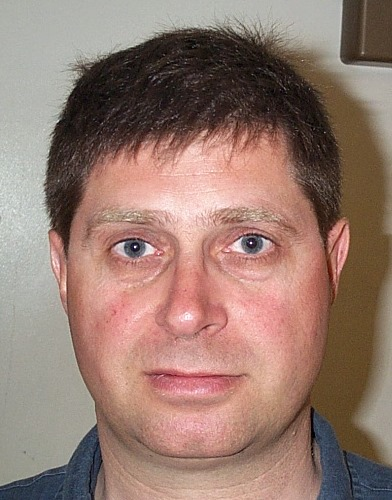
%> input picture code/DB1/db1_01.jpg, 392 x 500 px
$ octave --eval "result = face_detection(imread('DB1/db1_01.jpg'));"   (GNU Octave 9; MATLAB toolbox functions it lacks are replaced by stand-ins)
%> lines starting %> are read from the running program, lines starting %| are printed output that depends on the picture; in (x1, y1, x2, y2) boxes, pixels count from 0 and x2, y2 are one past the last pixel; in counts of white or black regions, pixels touching at a corner belong together; the program's own positions count from 1
### code/applyLightCompensation.m
% [19 lines of commented-out code are left out]


function img_corrected = applyLightCompensation(img)
    img = im2double(img);

    % standard "middle gray"
    desired_brightness = 0.5;

    avgR = mean(mean(img(:,:,1)));
%> avgR = 0.588
    avgG = mean(mean(img(:,:,2)));
%> avgG = 0.481
    avgB = mean(mean(img(:,:,3)));
%> avgB = 0.439

    aR = desired_brightness / avgR;
%> aR = 0.85
    aG = desired_brightness / avgG;
%> aG = 1.04
    aB = desired_brightness / avgB;
%> aB = 1.14

    img_corrected1 = img;

    img_corrected1(:,:,1) = img(:,:,1) * aR;
    img_corrected1(:,:,2) = img(:,:,2) * aG;
    img_corrected1(:,:,3) = img(:,:,3) * aB;
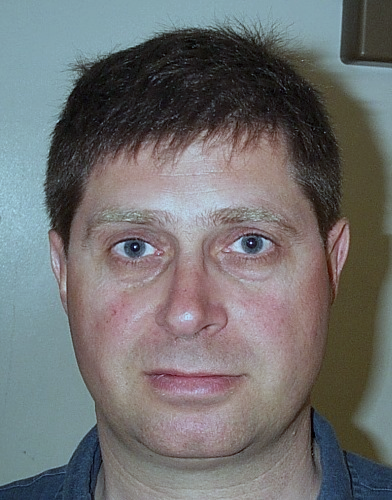
%> img_corrected1: size 500x392x3 double; mean R, G, B 0.5, 0.5, 0.5; drawn with min black and max white

    img_corrected1(img_corrected1 > 1) = 1;
%> img_corrected1: size 500x392x3 double; 0.09% of pixels changed, all inside (x1, y1, x2, y2) = (0, 194, 265, 392)

    img_corrected = normalizeExposure(img_corrected1);
end

### code/normalizeExposure.m
function img_norm = normalizeExposure(img)
    %img = im2double(img);
    current_mean = mean(img(:));
%> current_mean = 0.5
    target_mean = 0.5;

    if current_mean < 0.001
        scaling_factor = 1;
    else
        scaling_factor = target_mean / current_mean;
%> scaling_factor = 1
    end

    img_norm = img * scaling_factor;
    img_norm(img_norm > 1) = 1;
%> img_norm: size 500x392x3 double; mean R, G, B 0.5, 0.5, 0.5; mean of the top-left, top-right, bottom-left and bottom-right quarters 0.515, 0.413, 0.579, 0.493
end

### code/detectSkin.m
function skin_mask = detectSkin(I_ycbcr)

    %img = imgaussfilt(img, 1);

    Cb = double(I_ycbcr(:,:,2));
    Cr = double(I_ycbcr(:,:,3));
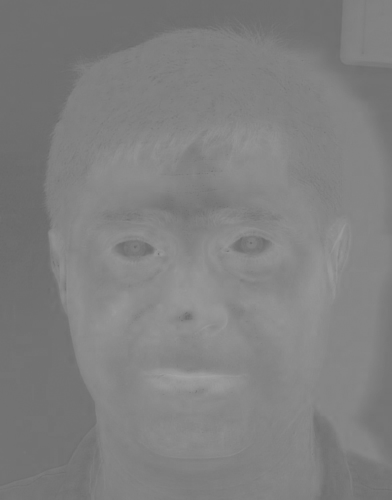
%> Cr: size 500x392 double; min 105, max 163, mean 128
    Y = double(I_ycbcr(:,:,1));

    mask_Cb = (Cb >= 60) & (Cb <= 135);
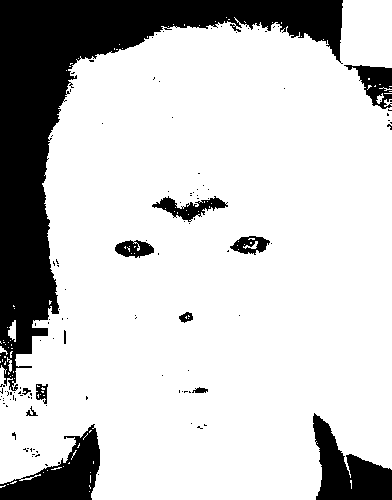
%> mask_Cb: size 500x392 logical; 79.5% white; 117 black regions (104 under 20 px), largest, box (x1, y1, x2, y2) and area: (0, 0, 343, 391) 29698, (0, 424, 100, 500) 3564, (313, 413, 392, 500) 3546
    mask_Cr = (Cr >= 125) & (Cr <= 175);
%> mask_Cr: size 500x392 logical; 69.4% white; 234 black regions (224 under 20 px), largest, box (x1, y1, x2, y2) and area: (0, 0, 392, 500) 50630, (313, 281, 392, 500) 6544, (149, 188, 230, 227) 1259
    %skin_mask = mask_Cb & mask_Cr;

    imgHSV = rgb2hsv(ycbcr2rgb(I_ycbcr));
%> imgHSV: size 500x392x3 double; mean H, S, V 0.392, 0.202, 0.55
    H = imgHSV(:,:,1);
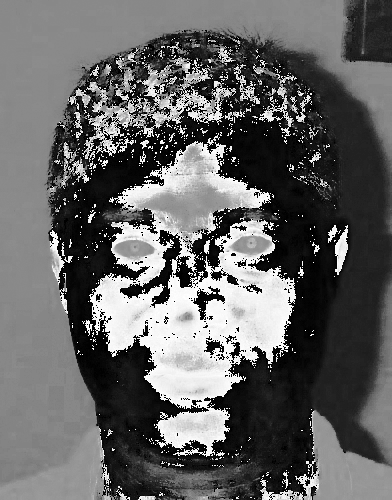
%> H: size 500x392 double; min 0, max 0.997, mean 0.392
    S = imgHSV(:,:,2);
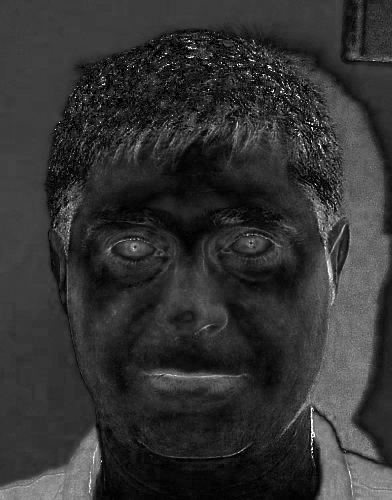
%> S: size 500x392 double; min 0, max 1, mean 0.202

    %maskHSV = (H <= 0.15 | H >= 0.8) & (S >= 0.05 & S <= 0.95);
    %skin_mask = skin_mask & maskHSV;

    base_skin = (H <= 0.15 | H >= 0.8) & (S >= 0.05 & S <= 0.95);
%> base_skin: size 500x392 logical; 55.1% white; 976 black regions (918 under 20 px), largest, box (x1, y1, x2, y2) and area: (0, 0, 392, 500) 65620, (271, 251, 392, 500) 8995, (101, 142, 265, 256) 5807

    is_bright = Y > 0.8;
%> is_bright: size 500x392 logical; every value is 1
    pale_skin = is_bright & (H <= 0.15 | H >= 0.8) & (S >= 0.0);
%> pale_skin: size 500x392 logical; 59.1% white; 903 black regions (848 under 20 px), largest, box (x1, y1, x2, y2) and area: (0, 0, 392, 500) 57348, (312, 251, 392, 500) 8321, (102, 144, 241, 245) 3795

    maskHSV_combined = base_skin | pale_skin;

    % Final Mask
    skin_mask = mask_Cb & mask_Cr & maskHSV_combined;

% [79 lines of commented-out code are left out]
end

### code/normalizeChannel.m
function [norm_channel] = normalizeChannel(channel, mask)

    masked_vals = channel(mask);
    if isempty(masked_vals)
        norm_channel = zeros(size(channel));
        return;
    end

    minVal = min(masked_vals);
    maxVal = max(masked_vals);

    norm_channel = (channel - minVal) ./ (maxVal - minVal + eps);
    norm_channel = norm_channel * 255.0;

    norm_channel(norm_channel > 255) = 255;
    norm_channel(norm_channel < 0) = 0;
end

### code/createEyeMap.m
function eyeMap = createEyeMap(I_ycbcr, face_mask)

    Y = double(I_ycbcr(:,:,1));
    Cb = double(I_ycbcr(:,:,2));
    Cr = double(I_ycbcr(:,:,3));

    Cb_norm = normalizeChannel(Cb, face_mask);
    Cr_norm = normalizeChannel(Cr, face_mask);

    Cb_sq = (Cb_norm / 255).^2;
    Cr_tilde = (255 - Cr_norm);
    Cr_tilde_sq = (Cr_tilde / 255).^2;

    Cb_div_Cr = (Cb_norm + 1) ./ (Cr_norm + 1);

    EyeMapC = (Cb_sq + Cr_tilde_sq + Cb_div_Cr);

    EyeMapC = histeq(mat2gray(EyeMapC));

    se = strel('disk', 2);

    Y_dilated = imdilate(Y, se);
    Y_eroded = imerode(Y, se);

    EyeMapL = Y_dilated ./ (Y_eroded + 1);


    eyeMap = EyeMapL .* EyeMapC;

    eyeMap_dilated = imdilate(eyeMap, strel('disk', 7));
    eyeMap_final = eyeMap_dilated .* face_mask;

    %eyeMap = eyeMap_final;
    eyeMap = mat2gray(eyeMap_final);
    %eyeMap = eyeMap > 0.4;
end

### code/createMouthMap.m
function mouthMap = createMouthMap(I_ycbcr, face_mask)

    Cb = double(I_ycbcr(:,:,2));
    Cr = double(I_ycbcr(:,:,3));

    Cr_sq = Cr.^2;
    Cr_div_Cb = Cr ./ (Cb + eps);

    Cr_sq_norm = normalizeChannel(Cr_sq, face_mask);
    Cr_div_Cb_norm = normalizeChannel(Cr_div_Cb, face_mask);

    Cr_sq_masked = Cr_sq_norm(face_mask);
    Cr_div_Cb_masked = Cr_div_Cb_norm(face_mask);

    if isempty(Cr_sq_masked)
        mouthMap = zeros(size(Cr));
        return;
    end

    mean_Cr_sq = mean(Cr_sq_masked);
    mean_Cr_div_Cb = mean(Cr_div_Cb_masked);
    eta = 0.95 * (mean_Cr_sq / (mean_Cr_div_Cb + eps));

    map_component = Cr_sq_norm - eta .* Cr_div_Cb_norm;
    mouthMap = Cr_sq_norm .* (map_component.^2);

    mouthMap_dilated = imdilate(mouthMap, strel('disk', 5));
    mouthMap_final = mouthMap_dilated .* face_mask;

    % [4 lines of commented-out code are left out]
    mouthMap = mat2gray(mouthMap_final);
    mouthMap = mouthMap > 0.4;
    %subplot(1,2,2)
    %imshow(mouthMap)
end

### code/verifyFaceCandidate.m
function [best_score, best_ellipse, best_e1, best_e2] = verifyFaceCandidate(eyeMap, mouthMap, Y, face_mask)
    MAX_EYE_ANGLE_DEG = 10; % 5% på db2 -> kanske sätta gränsen på 10% ??????
    MIN_MOUTH_BELOW_EYES = 0.1;
    MAX_MOUTH_X_OFFSET = 0.4;
    RATIO_EYE_MOUTH_MIN = 0.8;
    RATIO_EYE_MOUTH_MAX = 1.8;

    best_score = 0;
    best_ellipse = [];

    best_e1 = [];
    best_e2 = [];

    eye_thresh = quantile(eyeMap(face_mask), 0.90);
    mouth_thresh = quantile(mouthMap(face_mask), 0.90);

    eye_blobs_mask = (eyeMap > eye_thresh) & face_mask;
    %figure(25)
    %imshow(eye_blobs_mask)
    mouth_blobs_mask = (mouthMap > mouth_thresh) & face_mask;
    %imshow(mouth_blobs_mask)

    eye_stats = regionprops(bwconncomp(eye_blobs_mask), eyeMap, 'Centroid', 'MeanIntensity');
    mouth_stats = regionprops(bwconncomp(mouth_blobs_mask), mouthMap, 'Centroid', 'MeanIntensity');

    num_eyes = length(eye_stats);
    num_mouths = length(mouth_stats);

    if num_eyes < 2 || num_mouths < 1
        return;
    end

    boundaryMap = edge(Y, 'sobel');
    boundaryMap = boundaryMap & face_mask;

    for i = 1:num_eyes
        for j = i+1:num_eyes
            for k = 1:num_mouths

                e1 = eye_stats(i).Centroid;
                e2 = eye_stats(j).Centroid;
                m = mouth_stats(k).Centroid;

                eye_mid = (e1 + e2) / 2;
                eye_dist = norm(e1 - e2);
                eye_angle_rad = atan2(e2(2) - e1(2), e2(1) - e1(1));
                eye_angle_deg = rad2deg(eye_angle_rad);

                if abs(eye_angle_deg) > MAX_EYE_ANGLE_DEG
                    continue;
                end

                mouth_y_offset = m(2) - eye_mid(2);
                if mouth_y_offset < (MIN_MOUTH_BELOW_EYES * eye_dist)
                    continue;
                end

                mouth_x_offset = abs(m(1) - eye_mid(1));
                if mouth_x_offset > (MAX_MOUTH_X_OFFSET * eye_dist)
                    continue;
                end

                eye_mouth_dist = norm(eye_mid - m);
                ratio = eye_mouth_dist / eye_dist;
                if ratio < RATIO_EYE_MOUTH_MIN || ratio > RATIO_EYE_MOUTH_MAX
                    continue;
                end

                score_map = (eye_stats(i).MeanIntensity + eye_stats(j).MeanIntensity + mouth_stats(k).MeanIntensity) / 3;

                score_orientation = (1 - (abs(eye_angle_deg) / 90)) * 0.7;

                center_x = eye_mid(1);
                center_y = eye_mid(2) + 0.4 * eye_mouth_dist;
                major_axis = 2.0 * eye_mouth_dist;
                minor_axis = 1.6 * eye_dist;
                theta = eye_angle_rad;

                current_ellipse = [center_x, center_y, minor_axis, major_axis, theta];

                [X_coords, Y_coords] = getEllipsePixels(current_ellipse, size(Y));

                valid_idx = Y_coords >= 1 & Y_coords <= size(Y, 1) & ...
                            X_coords >= 1 & X_coords <= size(Y, 2);
                if ~any(valid_idx), continue; end

                lin_idx = sub2ind(size(Y), Y_coords(valid_idx), X_coords(valid_idx));

                score_boundary = sum(boundaryMap(lin_idx)) / length(lin_idx);

                total_score = (0.4 * score_map) + (0.4 * score_boundary) + (0.2 * score_orientation);

                if total_score > best_score
                    best_score = total_score;
                    best_ellipse = current_ellipse;
                    best_e1 = e1;
                    best_e2 = e2;
                end
            end
        end
    end
end


%% --- HELPER FUNCTION 1: Get Ellipse Pixels ---
% [23 lines left out: function getEllipsePixels, not called in this run]

%% --- HELPER FUNCTION 2: Draw Ellipse ---
% [18 lines left out: function drawEllipse, not called in this run]

### code/face_detection.m

function croppedim = face_detection(I_orig)
%I_orig = imread('DB1\db1_01.jpg');
%I_orig = imrotate(I_orig, 10);
%imwrite(I_orig, 'rot.jpg')

I = im2double(I_orig);


% [41 lines of commented-out code are left out]

I_comp = applyLightCompensation(I_orig);

I_comp = im2uint8(I_comp);

I10 = im2double(I_comp);

I_ycbcr = rgb2ycbcr(I10);
Y = I_ycbcr(:,:,1);

% [6 lines of commented-out code are left out]

I_comp_ycbcr = rgb2ycbcr(I_comp);


skin_mask_raw = detectSkin(I_comp_ycbcr);

%imshow(skin_mask_raw);


se_open = strel('disk', 3);
skin_mask = imopen(skin_mask_raw, se_open);
%> skin_mask: size 500x392 logical; 53.6% white; 172 black regions (147 under 20 px), largest, box (x1, y1, x2, y2) and area: (0, 0, 392, 500) 77322, (102, 144, 278, 247) 4931, (115, 439, 271, 500) 4289

se_close = strel('disk', 15);
skin_mask = imclose(skin_mask, se_close);
%> skin_mask: size 500x392 logical; 64.2% white; 4 black regions, box (x1, y1, x2, y2) and area: (0, 0, 392, 500) 65382, (154, 180, 221, 235) 2537, (147, 467, 241, 500) 2170, (384, 30, 392, 57) 166

skin_mask = imfill(skin_mask, 'holes');
%> skin_mask: size 500x392 logical; 65.5% white; 3 black regions, box (x1, y1, x2, y2) and area: (0, 0, 392, 500) 65382, (147, 467, 241, 500) 2170, (384, 30, 392, 57) 166

skin_mask_full = bwconvhull(skin_mask);
%> skin_mask_full: size 500x392 logical; 75.2% white; 2 black regions

%imshow(skin_mask_raw);


%
% newIm = I_comp;
%
%
% bink = mean(mean(mean(newIm)));
%
% %Få ut YCbCr & HSV
% imInYCbCr = rgb2ycbcr(newIm);
% imInHSV = rgb2hsv(newIm);
%
% newIm = imInYCbCr(:,:,1)./3 + imInYCbCr(:,:,2)./3 + imInYCbCr(:,:,3)./3;
%
% lpFilter= ones(5)/(5^2);
%
% newIm = imfilter(newIm,lpFilter,"symmetric");
%
%
% threshhold = bink + 5;
% % The thresholded image
% newIm = newIm < threshhold;
%
%
% %%%%%%%%%%%%%% Face Mask %%%%%%%%%%%%%%
% %Face Mask, Morphological operations
%
% innan = newIm;
%
% %imshow(innan);
%
% SE = strel('disk',10);
% newIm = imdilate(newIm,SE);
%
%
% % SE = strel('disk',3); newIm = imdilate(newIm,SE);
%
% newIm = imfill(newIm,'holes');
%
% newIm =  newIm - innan;
%
% %imshow(newIm);
%
% SE = strel('disk',3);
% newIm = imclose(newIm,SE);
%
% SE = strel('disk',10);
% newIm = imopen(newIm,SE);
%
% newIm = imfill(newIm,'holes');
%
% skin_mask = newIm;


%imshow(skin_mask)


% figure;
% subplot(2, 1, 1);
% imshow(skin_mask_raw);
% title('skin mask raw');
%
% subplot(2, 1, 2);
% imshow(skin_mask);
% title('skin mask');


cc = bwconncomp(skin_mask);
%> cc = 2 connected components
%cc = [cc cc2];
stats = regionprops(cc, 'BoundingBox', 'Area');
%> stats = 2 regions; box (x1, y1, x2, y2) and Area: (49, 34, 391, 500) 126527, (347, 4, 392, 62) 1755

min_face_area = 500;
max_face_area = size(skin_mask, 1) * size(skin_mask, 2) * 1.75; % 0.75

valid_indices = [stats.Area] > min_face_area & [stats.Area] < max_face_area;
%> valid_indices = [true true]
face_candidates_stats = stats(valid_indices);
%> face_candidates_stats has the same summary as stats


face_candidate_boxes = cat(1, face_candidates_stats.BoundingBox);
%> face_candidate_boxes = [49.5 34.5 342 466; 347.5 4.5 45 58]

valid_pixel_lists = cc.PixelIdxList(valid_indices);
%> valid_pixel_lists = 2 items

detected_faces = [];
face_scores = [];
eye1 = [];
eye2 = [];

MIN_FACE_SCORE_THRESHOLD = 0.1; % ????????

for i = 1:length(face_candidates_stats)

    current_face_mask = false(size(skin_mask));
    current_face_mask(valid_pixel_lists{i}) = true;

    current_face_mask = bwconvhull(current_face_mask);

    %figure(i)
    %imshow(current_face_mask)

    eyeMap = createEyeMap(I_comp_ycbcr, current_face_mask);
    %eyeMap = EyeMap(im2double(I_comp_ycbcr));

    mouthMap = createMouthMap(I_comp_ycbcr, current_face_mask);


    %imshow(mouthMap)

    [score, ellipse, e1, e2] = verifyFaceCandidate(eyeMap, mouthMap, Y, current_face_mask);

    if score > MIN_FACE_SCORE_THRESHOLD
        detected_faces = [detected_faces; ellipse];
        face_scores = [face_scores; score];
        eye1 = [eye1; e1];
        eye2 = [eye2; e2];
    end
end
%> this loop made 1 pass
%> (se in createEyeMap, mean_Cr_sq in createMouthMap, mean_Cr_div_Cb in createMouthMap, eta in createMouthMap, MAX_EYE_ANGLE_DEG in verifyFaceCandidate, MIN_MOUTH_BELOW_EYES in verifyFaceCandidate) on pass 1: ({Dimensionality 2}, 107, 139.2, 0.73, 10, 0.1)
%> pass 1, in face_detection, `current_face_mask = bwconvhull(current_face_mask);`:
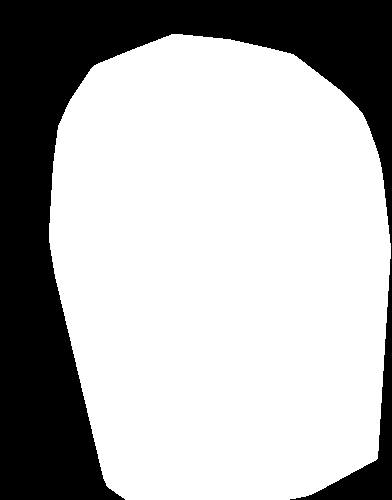
%> current_face_mask: size 500x392 logical; 69.4% white; 1 black region, box (x1, y1, x2, y2) and area: (0, 0, 392, 500) 59918
%> pass 1, in normalizeChannel, `norm_channel = (channel - minVal) ./ (maxVal - minVal + eps);`:
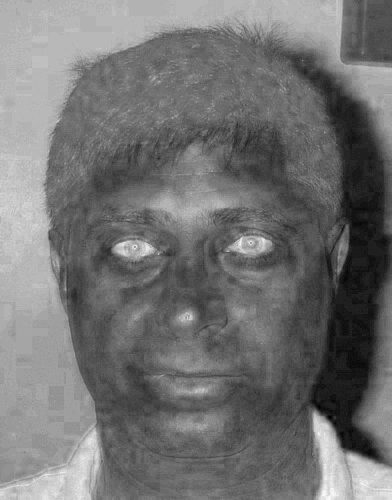
%> norm_channel: size 500x392 double; min 0, max 1.05, mean 0.474; drawn with min black and max white
%> the run ends on the next line

% figure;
% imshow(I);
% title(['Final Detections: ' num2str(size(detected_faces, 1)) ' face(s)']);

e1;
e2;
score;
ellipse;

detected_faces;


% [5 lines of commented-out code are left out]

eyeLeft = eye1;
eyeRight = eye2;

if (eye1(1) > eye2(1))
    eyeLeft = eye2;
    eyeRight = eye1;
end


a = eyeLeft(2) - eyeRight(2);
b = eyeLeft(1) - eyeRight(1);
v = atand(a/b);


rotatedim = imrotate(I, v);
%roterad a


spots = [eyeLeft(1), eyeLeft(2); eyeRight(1), eyeRight(2)];
imSize = size(I);
cx =  imSize(1) / 2;
cy = imSize(2) / 2;
theta = deg2rad(-v);
R = [cos(theta) sin(theta); -sin(theta) cos(theta)];
centered_eyes = spots - [cx, cy];
rotated_eyes_centered = centered_eyes * R;
imSize = size(rotatedim);
cx =  imSize(1) / 2;
cy = imSize(2) / 2;
final_eyes = rotated_eyes_centered + [cx, cy];
eyeLeft = final_eyes(1,:);
eyeRight = final_eyes(2,:);

eyeLeft = floor(eyeLeft);
eyeRight = floor(eyeRight);

eyeSpacing = eyeRight(1) - eyeLeft(1);
sideSpacing = round(eyeSpacing * 0.35);
topSpacing = -round(eyeSpacing*0.7);
bottomSpacing = round(eyeSpacing*1.6);

croppedim = rotatedim(eyeLeft(2) + topSpacing : eyeLeft(2) + bottomSpacing, eyeLeft(1) - sideSpacing : eyeRight(1) + sideSpacing, :);
%croppedim = rotatedim(1:100, 1:10, :);
%croppedim = rotatedim;

croppedim = imresize(croppedim, [260 190]);

% [6 lines of commented-out code are left out]


end


% [17 lines left out: function drawEllipse, not called in this run]

$ run again, on code/DB1/db1_02.jpg
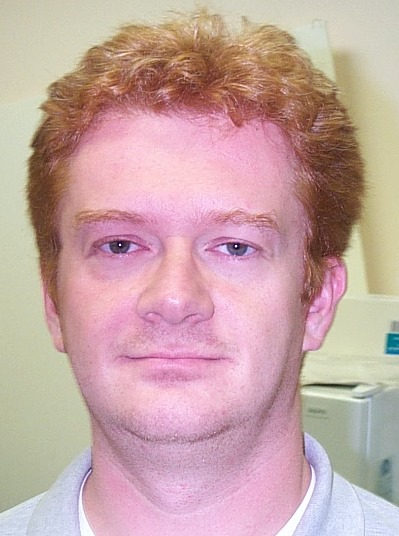
%> input picture code/DB1/db1_02.jpg, 399 x 536 px
%> avgR = 0.778
%> avgG = 0.651
%> avgB = 0.648
%> aR = 0.643
%> aG = 0.768
%> aB = 0.772
%> current_mean = 0.5
%> scaling_factor = 1
%> I_ycbcr: size 536x399x3 double; mean of channels 1, 2, 3 0.492, 0.502, 0.502
%> I_comp_ycbcr: size 536x399x3 uint8; mean of channels 1, 2, 3 125.5, 128, 128
%> in detectSkin, `mask_Cb = (Cb >= 60) & (Cb <= 135);`:
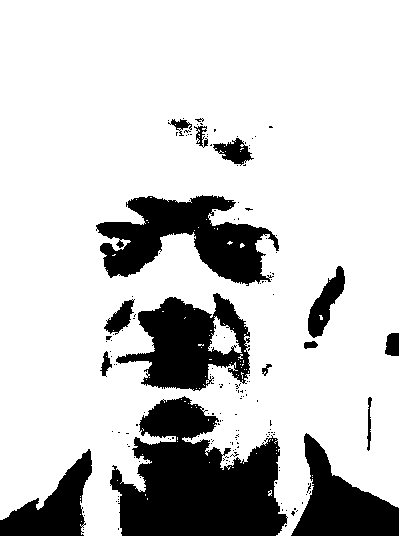
%> mask_Cb: size 536x399 logical; 79.4% white; 169 black regions (154 under 20 px), largest, box (x1, y1, x2, y2) and area: (110, 396, 288, 536) 15715, (96, 195, 279, 286) 8535, (116, 293, 250, 391) 7097
%> mask_Cr: size 536x399 logical; 64.3% white; 26 black regions (22 under 20 px), largest, box (x1, y1, x2, y2) and area: (0, 0, 399, 536) 76068, (205, 22, 212, 31) 45, (220, 245, 229, 253) 45, (240, 247, 251, 254) 39
%> imgHSV: size 536x399x3 double; mean H, S, V 0.526, 0.202, 0.552
%> base_skin: size 536x399 logical; 37.3% white; 307 white regions (291 under 20 px), largest, box (x1, y1, x2, y2) and area: (28, 29, 364, 501) 76171, (84, 394, 128, 516) 2087, (208, 422, 231, 438) 115
%> is_bright: size 536x399 logical; every value is 1
%> pale_skin: size 536x399 logical; 37.6% white; 320 white regions (304 under 20 px), largest, box (x1, y1, x2, y2) and area: (28, 29, 364, 516) 78921, (208, 422, 231, 438) 115, (211, 236, 233, 244) 84
%> skin_mask_full: size 536x399 logical; 62% white; 1 black region
%> cc = 3 connected components
%> stats = 3 regions; box (x1, y1, x2, y2) and Area: (28, 33, 364, 514) 78477, (220, 411, 229, 433) 122, (212, 334, 224, 346) 94
%> valid_indices = [true false false]
%> face_candidates_stats = 1 region; box (x1, y1, x2, y2) and Area: (28, 33, 364, 514) 78477
%> face_candidate_boxes = [28.5 33.5 336 481]
%> valid_pixel_lists = 1 item
%> the loop in face_detection, `for i = 1:length(face_candidates_stats)` made 1 pass
%> (se in createEyeMap, mean_Cr_sq in createMouthMap, mean_Cr_div_Cb in createMouthMap, eta in createMouthMap, MAX_EYE_ANGLE_DEG in verifyFaceCandidate, MIN_MOUTH_BELOW_EYES in verifyFaceCandidate) on pass 1: ({Dimensionality 2}, 138.2, 125.1, 1.05, 10, 0.1)
%> pass 1, in normalizeChannel (call 2), `norm_channel = (channel - minVal) ./ (maxVal - minVal + eps);`:
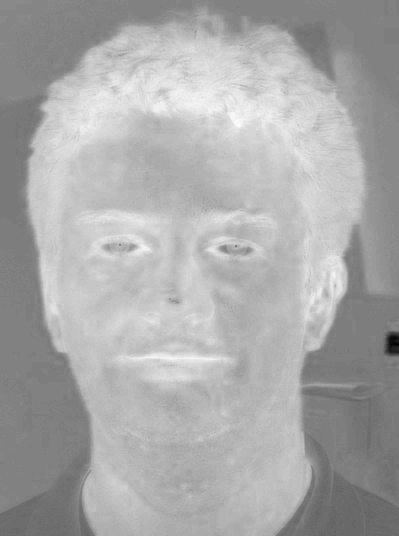
%> norm_channel: size 536x399 double; min -0.75, max 1, mean 0.417; drawn with min black and max white
